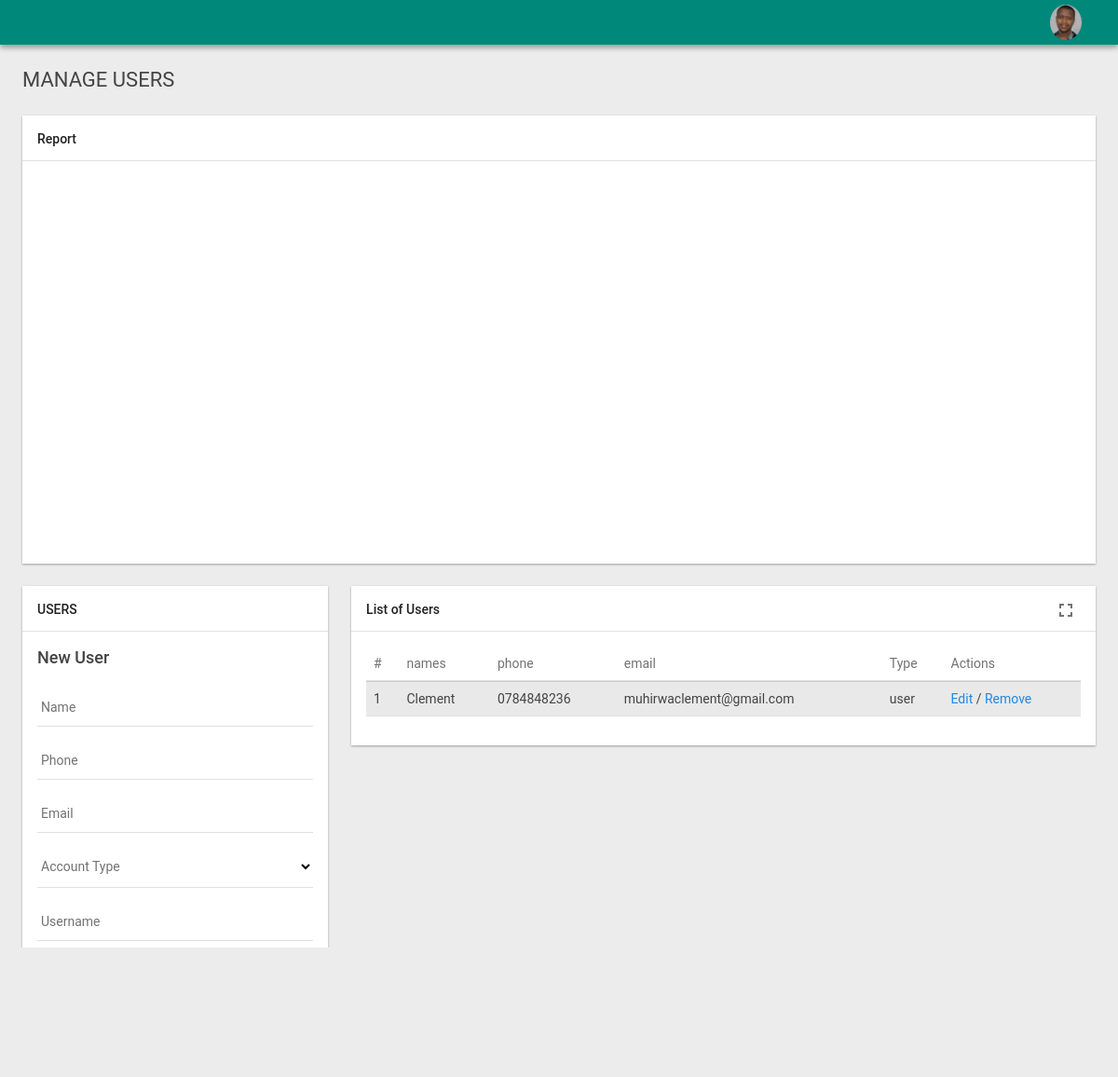
Page /invest/admin/adminusers.php (signed in) on the committed database.
### tables this page shows
CREATE TABLE `users` (
  `syncid` bigint(50) NOT NULL,
  `id` bigint(20) NOT NULL,
  `loginId` varchar(100) NOT NULL,
  `pwd` varchar(250) NOT NULL,
  `names` varchar(100) NOT NULL,
  `phone` varchar(30) NOT NULL,
  `email` varchar(50) NOT NULL,
  `residence` varchar(250) DEFAULT NULL,
  `workPlace` varchar(250) DEFAULT NULL,
  `account_type` enum('user','admin') NOT NULL,
  `synced` enum('yes','no') NOT NULL
);

### invest/admin/adminusers.php (the view, shortened to what this page needs)
<!doctype html>
 <html lang="en">
<?php include 'header.php';?>
    <div id="page_content">
        <div id="page_content_inner">
            <h3 class="heading_b uk-margin-bottom">MANAGE USERS</h3>
            <div class="uk-grid uk-grid-medium" data-uk-grid-margin="">
                <div class="uk-width-xLarge-10-10 uk-width-large-10-10 uk-row-first">
                    <div class="md-card">
                        <div class="md-card-toolbar">
                            <h3 class="md-card-toolbar-heading-text">
                                Report
                            </h3>
                        </div>
                        <div class="md-card-content">
							<div id="container" style="min-width: 310px; height: 400px; margin: 0 auto"></div>
						</div>
                    </div>
                </div>
            </div>
            <div class="uk-grid uk-grid-medium" data-uk-grid-margin="">
                <div class="uk-width-xLarge-2-10 uk-width-large-3-10 uk-row-first">
                    <div class="md-card">
                        <div class="md-card-toolbar">
                            <h3 class="md-card-toolbar-heading-text">
                                USERS
                            </h3>
                        </div>
                        <div class="md-card-content">
							<div id="userdiv">
								<h3>New User</h3>
								<div class="md-input-wrapper">
									<label>Name</label>
									<input type="text" class="md-input" name="name" id="name">
								</div>
								<div class="md-input-wrapper">
									<label>Phone</label>
									<input type="text" class="md-input" name="Phone" id="Phone">
								</div>
								<div class="md-input-wrapper">
									<label>Email</label>
									<input type="text" class="md-input" name="Email" id="Email">
								</div>
								<div class="md-input-wrapper">
									<label>Account Type</label>
									<select class="md-input" name="account_type" id="account_type">
										<option></option>
										<option>user</option>
									</select>
								</div>
								<div class="md-input-wrapper">
									<label>Username</label>
									<input type="text" class="md-input" name="Username" id="Username">
								</div>
								<div class="md-input-wrapper">
									<label>Password</label>
									<input type="text" class="md-input" name="password" id="password">
								</div>
								<button onclick="insertUser()"  class="md-btn md-btn-success">Add</button>
							</div>
						</div>
                    </div>
                </div>
				<div class="uk-width-xLarge-8-10  uk-width-large-7-10">
                    <div class="md-card">
                        <div class="md-card-toolbar">
                            <div class="md-card-toolbar-actions">
                                <i class="md-icon material-icons md-card-fullscreen-activate">&#xE5D0;</i>
                            </div>
                            <h3 class="md-card-toolbar-heading-text">
                                List of Users
                            </h3>
                        </div>
                        <div class="md-card-content">
                        	<div id="listTable">
									<table class="uk-table uk-table-striped" width="100%">
										<thead >
											<th>#</th>
											<th>names</th>
											<th>phone</th>
											<th>email</th>
											<th>Type</th>
											<th>Actions</th>
										</thead>
										<tbody>
											<?php
												include ("../db.php");
												$n=0;
												$sql2 = $db->query("SELECT * FROM `users` WHERE account_type='user'");
												$count = mysqli_num_rows($sql2);
												if($count > 0)
												{
													while($row = mysqli_fetch_array($sql2))
													{
														$n++;
														echo'
														<tr>
															<td>'.$n.'</td>
															<td>'.$row['names'].'</td>
															<td>'.$row['phone'].'</td>
															<td>'.$row['email'].'</td>
															<td>'.$row['account_type'].'</td>
															<td><a href="javascript:void()" onclick ="editUser(userId= '.$row['id'].')">Edit</a> / <a href="javascript:void()" onclick="removeuser(userId= '.$row['id'].')">Remove</a></td>
														</tr>';
													}
													}else{
														echo'Please add a user';
													}
											?>
										</tbody>
									</table>
									</div>
						</div>
                    </div>
                </div>
			</div>
        </div>
    </div>
</body>
</html>

### rows in the picture
users: names "Clement", phone "0784848236", email "muhirwaclement@gmail.com", account_type "user"
